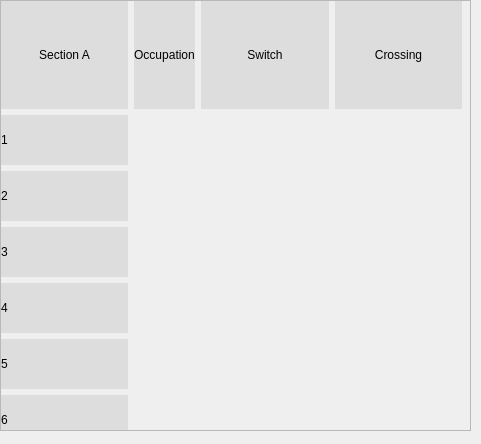
<?xml version="1.0" encoding="UTF-8"?>
<ui version="4.0">
 <class>Section</class>
 <widget class="QWidget" name="Section">
  <property name="geometry">
   <rect>
    <x>0</x>
    <y>0</y>
    <width>481</width>
    <height>444</height>
   </rect>
  </property>
  <property name="windowTitle">
   <string>Form</string>
  </property>
  <widget class="QScrollArea" name="scrollArea">
   <property name="geometry">
    <rect>
     <x>0</x>
     <y>0</y>
     <width>471</width>
     <height>431</height>
    </rect>
   </property>
   <property name="widgetResizable">
    <bool>true</bool>
   </property>
   <widget class="QWidget" name="scrollAreaWidgetContents">
    <property name="geometry">
     <rect>
      <x>0</x>
      <y>0</y>
      <width>469</width>
      <height>429</height>
     </rect>
    </property>
    <widget class="QWidget" name="gridLayoutWidget">
     <property name="geometry">
      <rect>
       <x>0</x>
       <y>0</y>
       <width>461</width>
       <height>1340</height>
      </rect>
     </property>
     <layout class="QGridLayout" name="gridLayout">
      <item row="16" column="0">
       <widget class="QLabel" name="block16">
        <property name="styleSheet">
         <string notr="true">font: 700 12pt &quot;Georgia&quot;;
color: rgb(0, 0, 0);
background-color: rgb(221, 221, 221);</string>
        </property>
        <property name="text">
         <string>16</string>
        </property>
       </widget>
      </item>
      <item row="5" column="0">
       <widget class="QLabel" name="block5">
        <property name="styleSheet">
         <string notr="true">font: 700 12pt &quot;Georgia&quot;;
color: rgb(0, 0, 0);
background-color: rgb(221, 221, 221);</string>
        </property>
        <property name="text">
         <string>5</string>
        </property>
       </widget>
      </item>
      <item row="0" column="2">
       <widget class="QLabel" name="label_3">
        <property name="styleSheet">
         <string notr="true">font: 700 14pt &quot;Georgia&quot;;
color: rgb(0, 0, 0);
background-color: rgb(221, 221, 221);</string>
        </property>
        <property name="text">
         <string>Switch</string>
        </property>
        <property name="alignment">
         <set>Qt::AlignCenter</set>
        </property>
       </widget>
      </item>
      <item row="10" column="1">
       <widget class="QLabel" name="icon10">
        <property name="maximumSize">
         <size>
          <width>50</width>
          <height>50</height>
         </size>
        </property>
        <property name="text">
         <string/>
        </property>
        <property name="pixmap">
         <pixmap>tracks.png</pixmap>
        </property>
        <property name="scaledContents">
         <bool>true</bool>
        </property>
        <property name="alignment">
         <set>Qt::AlignCenter</set>
        </property>
       </widget>
      </item>
      <item row="15" column="0">
       <widget class="QLabel" name="block15">
        <property name="styleSheet">
         <string notr="true">font: 700 12pt &quot;Georgia&quot;;
color: rgb(0, 0, 0);
background-color: rgb(221, 221, 221);</string>
        </property>
        <property name="text">
         <string>15</string>
        </property>
       </widget>
      </item>
      <item row="12" column="1">
       <widget class="QLabel" name="icon12">
        <property name="maximumSize">
         <size>
          <width>50</width>
          <height>50</height>
         </size>
        </property>
        <property name="text">
         <string/>
        </property>
        <property name="pixmap">
         <pixmap>tracks.png</pixmap>
        </property>
        <property name="scaledContents">
         <bool>true</bool>
        </property>
        <property name="alignment">
         <set>Qt::AlignCenter</set>
        </property>
       </widget>
      </item>
      <item row="16" column="1">
       <widget class="QLabel" name="icon16">
        <property name="maximumSize">
         <size>
          <width>50</width>
          <height>50</height>
         </size>
        </property>
        <property name="text">
         <string/>
        </property>
        <property name="pixmap">
         <pixmap>tracks.png</pixmap>
        </property>
        <property name="scaledContents">
         <bool>true</bool>
        </property>
        <property name="alignment">
         <set>Qt::AlignCenter</set>
        </property>
       </widget>
      </item>
      <item row="0" column="0">
       <widget class="QLabel" name="sectionname">
        <property name="styleSheet">
         <string notr="true">font: 700 14pt &quot;Georgia&quot;;
color: rgb(0, 0, 0);
background-color: rgb(221, 221, 221);</string>
        </property>
        <property name="text">
         <string>Section A</string>
        </property>
        <property name="alignment">
         <set>Qt::AlignCenter</set>
        </property>
       </widget>
      </item>
      <item row="2" column="0">
       <widget class="QLabel" name="block2">
        <property name="styleSheet">
         <string notr="true">font: 700 12pt &quot;Georgia&quot;;
color: rgb(0, 0, 0);
background-color: rgb(221, 221, 221);</string>
        </property>
        <property name="text">
         <string>2</string>
        </property>
       </widget>
      </item>
      <item row="5" column="1">
       <widget class="QLabel" name="icon5">
        <property name="maximumSize">
         <size>
          <width>50</width>
          <height>50</height>
         </size>
        </property>
        <property name="text">
         <string/>
        </property>
        <property name="pixmap">
         <pixmap>tracks.png</pixmap>
        </property>
        <property name="scaledContents">
         <bool>true</bool>
        </property>
        <property name="alignment">
         <set>Qt::AlignCenter</set>
        </property>
       </widget>
      </item>
      <item row="14" column="0">
       <widget class="QLabel" name="block14">
        <property name="styleSheet">
         <string notr="true">font: 700 12pt &quot;Georgia&quot;;
color: rgb(0, 0, 0);
background-color: rgb(221, 221, 221);</string>
        </property>
        <property name="text">
         <string>14</string>
        </property>
       </widget>
      </item>
      <item row="13" column="0">
       <widget class="QLabel" name="block13">
        <property name="styleSheet">
         <string notr="true">font: 700 12pt &quot;Georgia&quot;;
color: rgb(0, 0, 0);
background-color: rgb(221, 221, 221);</string>
        </property>
        <property name="text">
         <string>13</string>
        </property>
       </widget>
      </item>
      <item row="10" column="0">
       <widget class="QLabel" name="block10">
        <property name="styleSheet">
         <string notr="true">font: 700 12pt &quot;Georgia&quot;;
color: rgb(0, 0, 0);
background-color: rgb(221, 221, 221);</string>
        </property>
        <property name="text">
         <string>10</string>
        </property>
       </widget>
      </item>
      <item row="22" column="0">
       <widget class="QLabel" name="block22">
        <property name="styleSheet">
         <string notr="true">font: 700 12pt &quot;Georgia&quot;;
color: rgb(0, 0, 0);
background-color: rgb(221, 221, 221);</string>
        </property>
        <property name="text">
         <string>22</string>
        </property>
       </widget>
      </item>
      <item row="12" column="0">
       <widget class="QLabel" name="block12">
        <property name="styleSheet">
         <string notr="true">font: 700 12pt &quot;Georgia&quot;;
color: rgb(0, 0, 0);
background-color: rgb(221, 221, 221);</string>
        </property>
        <property name="text">
         <string>12</string>
        </property>
       </widget>
      </item>
      <item row="8" column="0">
       <widget class="QLabel" name="block8">
        <property name="styleSheet">
         <string notr="true">font: 700 12pt &quot;Georgia&quot;;
color: rgb(0, 0, 0);
background-color: rgb(221, 221, 221);</string>
        </property>
        <property name="text">
         <string>8</string>
        </property>
       </widget>
      </item>
      <item row="17" column="1">
       <widget class="QLabel" name="icon17">
        <property name="maximumSize">
         <size>
          <width>50</width>
          <height>50</height>
         </size>
        </property>
        <property name="text">
         <string/>
        </property>
        <property name="pixmap">
         <pixmap>tracks.png</pixmap>
        </property>
        <property name="scaledContents">
         <bool>true</bool>
        </property>
        <property name="alignment">
         <set>Qt::AlignCenter</set>
        </property>
       </widget>
      </item>
      <item row="21" column="1">
       <widget class="QLabel" name="icon21">
        <property name="maximumSize">
         <size>
          <width>50</width>
          <height>50</height>
         </size>
        </property>
        <property name="text">
         <string/>
        </property>
        <property name="pixmap">
         <pixmap>tracks.png</pixmap>
        </property>
        <property name="scaledContents">
         <bool>true</bool>
        </property>
        <property name="alignment">
         <set>Qt::AlignCenter</set>
        </property>
       </widget>
      </item>
      <item row="0" column="3">
       <widget class="QLabel" name="label_4">
        <property name="styleSheet">
         <string notr="true">font: 700 14pt &quot;Georgia&quot;;
color: rgb(0, 0, 0);
background-color: rgb(221, 221, 221);
</string>
        </property>
        <property name="text">
         <string>Crossing</string>
        </property>
        <property name="alignment">
         <set>Qt::AlignCenter</set>
        </property>
       </widget>
      </item>
      <item row="22" column="1">
       <widget class="QLabel" name="icon22">
        <property name="maximumSize">
         <size>
          <width>50</width>
          <height>50</height>
         </size>
        </property>
        <property name="text">
         <string/>
        </property>
        <property name="pixmap">
         <pixmap>tracks.png</pixmap>
        </property>
        <property name="scaledContents">
         <bool>true</bool>
        </property>
        <property name="alignment">
         <set>Qt::AlignCenter</set>
        </property>
       </widget>
      </item>
      <item row="18" column="0">
       <widget class="QLabel" name="block18">
        <property name="styleSheet">
         <string notr="true">font: 700 12pt &quot;Georgia&quot;;
color: rgb(0, 0, 0);
background-color: rgb(221, 221, 221);</string>
        </property>
        <property name="text">
         <string>18</string>
        </property>
       </widget>
      </item>
      <item row="3" column="0">
       <widget class="QLabel" name="block3">
        <property name="styleSheet">
         <string notr="true">font: 700 12pt &quot;Georgia&quot;;
color: rgb(0, 0, 0);
background-color: rgb(221, 221, 221);</string>
        </property>
        <property name="text">
         <string>3</string>
        </property>
       </widget>
      </item>
      <item row="11" column="1">
       <widget class="QLabel" name="icon11">
        <property name="maximumSize">
         <size>
          <width>50</width>
          <height>50</height>
         </size>
        </property>
        <property name="text">
         <string/>
        </property>
        <property name="pixmap">
         <pixmap>tracks.png</pixmap>
        </property>
        <property name="scaledContents">
         <bool>true</bool>
        </property>
        <property name="alignment">
         <set>Qt::AlignCenter</set>
        </property>
       </widget>
      </item>
      <item row="20" column="0">
       <widget class="QLabel" name="block20">
        <property name="styleSheet">
         <string notr="true">font: 700 12pt &quot;Georgia&quot;;
color: rgb(0, 0, 0);
background-color: rgb(221, 221, 221);</string>
        </property>
        <property name="text">
         <string>20</string>
        </property>
       </widget>
      </item>
      <item row="9" column="0">
       <widget class="QLabel" name="block9">
        <property name="styleSheet">
         <string notr="true">font: 700 12pt &quot;Georgia&quot;;
color: rgb(0, 0, 0);
background-color: rgb(221, 221, 221);</string>
        </property>
        <property name="text">
         <string>9</string>
        </property>
       </widget>
      </item>
      <item row="7" column="1">
       <widget class="QLabel" name="icon7">
        <property name="maximumSize">
         <size>
          <width>50</width>
          <height>50</height>
         </size>
        </property>
        <property name="text">
         <string/>
        </property>
        <property name="pixmap">
         <pixmap>tracks.png</pixmap>
        </property>
        <property name="scaledContents">
         <bool>true</bool>
        </property>
        <property name="alignment">
         <set>Qt::AlignCenter</set>
        </property>
       </widget>
      </item>
      <item row="21" column="0">
       <widget class="QLabel" name="block21">
        <property name="styleSheet">
         <string notr="true">font: 700 12pt &quot;Georgia&quot;;
color: rgb(0, 0, 0);
background-color: rgb(221, 221, 221);</string>
        </property>
        <property name="text">
         <string>21</string>
        </property>
       </widget>
      </item>
      <item row="6" column="0">
       <widget class="QLabel" name="block6">
        <property name="styleSheet">
         <string notr="true">font: 700 12pt &quot;Georgia&quot;;
color: rgb(0, 0, 0);
background-color: rgb(221, 221, 221);</string>
        </property>
        <property name="text">
         <string>6</string>
        </property>
       </widget>
      </item>
      <item row="13" column="1">
       <widget class="QLabel" name="icon13">
        <property name="maximumSize">
         <size>
          <width>50</width>
          <height>50</height>
         </size>
        </property>
        <property name="text">
         <string/>
        </property>
        <property name="pixmap">
         <pixmap>tracks.png</pixmap>
        </property>
        <property name="scaledContents">
         <bool>true</bool>
        </property>
        <property name="alignment">
         <set>Qt::AlignCenter</set>
        </property>
       </widget>
      </item>
      <item row="15" column="1">
       <widget class="QLabel" name="icon15">
        <property name="maximumSize">
         <size>
          <width>50</width>
          <height>50</height>
         </size>
        </property>
        <property name="text">
         <string/>
        </property>
        <property name="pixmap">
         <pixmap>tracks.png</pixmap>
        </property>
        <property name="scaledContents">
         <bool>true</bool>
        </property>
        <property name="alignment">
         <set>Qt::AlignCenter</set>
        </property>
       </widget>
      </item>
      <item row="19" column="0">
       <widget class="QLabel" name="block19">
        <property name="styleSheet">
         <string notr="true">font: 700 12pt &quot;Georgia&quot;;
color: rgb(0, 0, 0);
background-color: rgb(221, 221, 221);</string>
        </property>
        <property name="text">
         <string>19</string>
        </property>
       </widget>
      </item>
      <item row="11" column="0">
       <widget class="QLabel" name="block11">
        <property name="styleSheet">
         <string notr="true">font: 700 12pt &quot;Georgia&quot;;
color: rgb(0, 0, 0);
background-color: rgb(221, 221, 221);</string>
        </property>
        <property name="text">
         <string>11</string>
        </property>
       </widget>
      </item>
      <item row="1" column="0">
       <widget class="QLabel" name="block1">
        <property name="styleSheet">
         <string notr="true">font: 700 12pt &quot;Georgia&quot;;
color: rgb(0, 0, 0);
background-color: rgb(221, 221, 221);</string>
        </property>
        <property name="text">
         <string>1</string>
        </property>
       </widget>
      </item>
      <item row="3" column="1">
       <widget class="QLabel" name="icon3">
        <property name="maximumSize">
         <size>
          <width>50</width>
          <height>50</height>
         </size>
        </property>
        <property name="text">
         <string/>
        </property>
        <property name="pixmap">
         <pixmap>tracks.png</pixmap>
        </property>
        <property name="scaledContents">
         <bool>true</bool>
        </property>
        <property name="alignment">
         <set>Qt::AlignCenter</set>
        </property>
       </widget>
      </item>
      <item row="17" column="0">
       <widget class="QLabel" name="block17">
        <property name="styleSheet">
         <string notr="true">font: 700 12pt &quot;Georgia&quot;;
color: rgb(0, 0, 0);
background-color: rgb(221, 221, 221);</string>
        </property>
        <property name="text">
         <string>17</string>
        </property>
       </widget>
      </item>
      <item row="14" column="1">
       <widget class="QLabel" name="icon14">
        <property name="maximumSize">
         <size>
          <width>50</width>
          <height>50</height>
         </size>
        </property>
        <property name="text">
         <string/>
        </property>
        <property name="pixmap">
         <pixmap>tracks.png</pixmap>
        </property>
        <property name="scaledContents">
         <bool>true</bool>
        </property>
        <property name="alignment">
         <set>Qt::AlignCenter</set>
        </property>
       </widget>
      </item>
      <item row="4" column="0">
       <widget class="QLabel" name="block4">
        <property name="styleSheet">
         <string notr="true">font: 700 12pt &quot;Georgia&quot;;
color: rgb(0, 0, 0);
background-color: rgb(221, 221, 221);</string>
        </property>
        <property name="text">
         <string>4</string>
        </property>
       </widget>
      </item>
      <item row="20" column="1">
       <widget class="QLabel" name="icon20">
        <property name="maximumSize">
         <size>
          <width>50</width>
          <height>50</height>
         </size>
        </property>
        <property name="text">
         <string/>
        </property>
        <property name="pixmap">
         <pixmap>tracks.png</pixmap>
        </property>
        <property name="scaledContents">
         <bool>true</bool>
        </property>
        <property name="alignment">
         <set>Qt::AlignCenter</set>
        </property>
       </widget>
      </item>
      <item row="2" column="1">
       <widget class="QLabel" name="icon2">
        <property name="maximumSize">
         <size>
          <width>50</width>
          <height>50</height>
         </size>
        </property>
        <property name="text">
         <string/>
        </property>
        <property name="pixmap">
         <pixmap>tracks.png</pixmap>
        </property>
        <property name="scaledContents">
         <bool>true</bool>
        </property>
        <property name="alignment">
         <set>Qt::AlignCenter</set>
        </property>
       </widget>
      </item>
      <item row="1" column="1">
       <widget class="QLabel" name="icon1">
        <property name="maximumSize">
         <size>
          <width>50</width>
          <height>50</height>
         </size>
        </property>
        <property name="text">
         <string/>
        </property>
        <property name="pixmap">
         <pixmap>tracks.png</pixmap>
        </property>
        <property name="scaledContents">
         <bool>true</bool>
        </property>
        <property name="alignment">
         <set>Qt::AlignCenter</set>
        </property>
       </widget>
      </item>
      <item row="19" column="1">
       <widget class="QLabel" name="icon19">
        <property name="maximumSize">
         <size>
          <width>50</width>
          <height>50</height>
         </size>
        </property>
        <property name="text">
         <string/>
        </property>
        <property name="pixmap">
         <pixmap>tracks.png</pixmap>
        </property>
        <property name="scaledContents">
         <bool>true</bool>
        </property>
        <property name="alignment">
         <set>Qt::AlignCenter</set>
        </property>
       </widget>
      </item>
      <item row="7" column="0">
       <widget class="QLabel" name="block7">
        <property name="styleSheet">
         <string notr="true">font: 700 12pt &quot;Georgia&quot;;
color: rgb(0, 0, 0);
background-color: rgb(221, 221, 221);</string>
        </property>
        <property name="text">
         <string>7</string>
        </property>
       </widget>
      </item>
      <item row="0" column="1">
       <widget class="QLabel" name="label_2">
        <property name="styleSheet">
         <string notr="true">font: 700 14pt &quot;Georgia&quot;;
color: rgb(0, 0, 0);
background-color: rgb(221, 221, 221);
</string>
        </property>
        <property name="text">
         <string>Occupation</string>
        </property>
        <property name="alignment">
         <set>Qt::AlignCenter</set>
        </property>
       </widget>
      </item>
      <item row="18" column="1">
       <widget class="QLabel" name="icon18">
        <property name="maximumSize">
         <size>
          <width>50</width>
          <height>50</height>
         </size>
        </property>
        <property name="text">
         <string/>
        </property>
        <property name="pixmap">
         <pixmap>tracks.png</pixmap>
        </property>
        <property name="scaledContents">
         <bool>true</bool>
        </property>
        <property name="alignment">
         <set>Qt::AlignCenter</set>
        </property>
       </widget>
      </item>
      <item row="9" column="1">
       <widget class="QLabel" name="icon9">
        <property name="maximumSize">
         <size>
          <width>50</width>
          <height>50</height>
         </size>
        </property>
        <property name="text">
         <string/>
        </property>
        <property name="pixmap">
         <pixmap>tracks.png</pixmap>
        </property>
        <property name="scaledContents">
         <bool>true</bool>
        </property>
        <property name="alignment">
         <set>Qt::AlignCenter</set>
        </property>
       </widget>
      </item>
      <item row="8" column="1">
       <widget class="QLabel" name="icon8">
        <property name="maximumSize">
         <size>
          <width>50</width>
          <height>50</height>
         </size>
        </property>
        <property name="text">
         <string/>
        </property>
        <property name="pixmap">
         <pixmap>tracks.png</pixmap>
        </property>
        <property name="scaledContents">
         <bool>true</bool>
        </property>
        <property name="alignment">
         <set>Qt::AlignCenter</set>
        </property>
       </widget>
      </item>
      <item row="4" column="1">
       <widget class="QLabel" name="icon4">
        <property name="maximumSize">
         <size>
          <width>50</width>
          <height>50</height>
         </size>
        </property>
        <property name="text">
         <string/>
        </property>
        <property name="pixmap">
         <pixmap>tracks.png</pixmap>
        </property>
        <property name="scaledContents">
         <bool>true</bool>
        </property>
        <property name="alignment">
         <set>Qt::AlignCenter</set>
        </property>
       </widget>
      </item>
      <item row="6" column="1">
       <widget class="QLabel" name="icon6">
        <property name="maximumSize">
         <size>
          <width>50</width>
          <height>50</height>
         </size>
        </property>
        <property name="text">
         <string/>
        </property>
        <property name="pixmap">
         <pixmap>tracks.png</pixmap>
        </property>
        <property name="scaledContents">
         <bool>true</bool>
        </property>
        <property name="alignment">
         <set>Qt::AlignCenter</set>
        </property>
       </widget>
      </item>
     </layout>
    </widget>
   </widget>
  </widget>
 </widget>
 <resources/>
 <connections/>
</ui>
